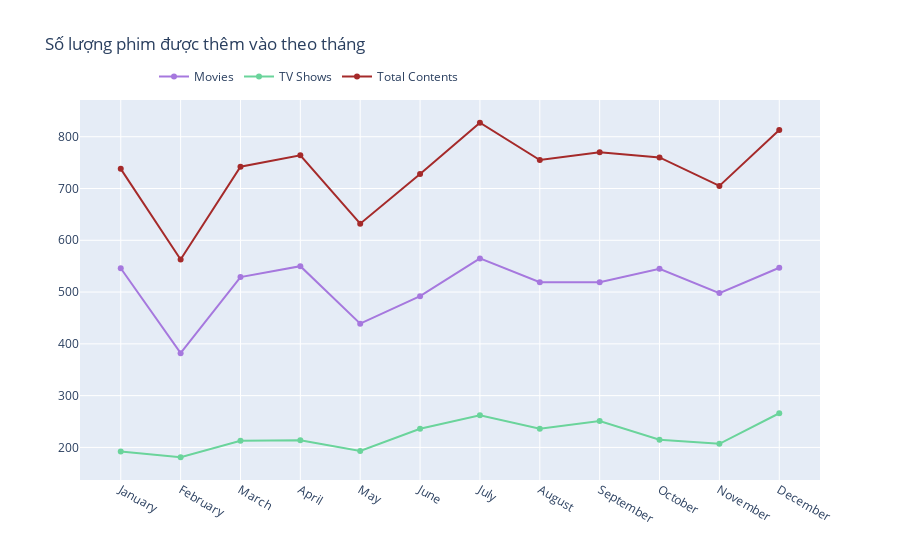

The notebook cell this image was saved under:
### Markdown cell above
### Nhận xét về số lượng phim được thêm vào theo tháng

### Code cell
df["date_added"] = pd.to_datetime(df['date_added'])

df['month_added']=df['date_added'].dt.month
df['month_name_added']=df['date_added'].dt.month_name()
df['year_added'] = df['date_added'].dt.year

df.drop('date_added',axis=1,inplace=True)

df_tv = df[df["type"] == "TV Show"]
df_movies = df[df["type"] == "Movie"]

df_content = df[['month_added','month_name_added']].value_counts().reset_index().rename(columns = {
    0 : 'count'}).sort_values('month_added').drop('month_added',axis=1)
df_content['percent'] = df_content['count'].apply(lambda x : 100*x/sum(df_content['count']))


df_tv2 = df_tv[['month_added','month_name_added']].value_counts().reset_index().rename(columns = {
    0 : 'count'}).sort_values('month_added').drop('month_added',axis=1)
df_tv2['percent'] = df_tv2['count'].apply(lambda x : 100*x/sum(df_tv2['count']))


df_movies2 = df_movies[['month_added','month_name_added']].value_counts().reset_index().rename(columns = {
    0 : 'count'}).sort_values('month_added').drop('month_added',axis=1)
df_movies2['percent'] = df_movies2['count'].apply(lambda x : 100*x/sum(df_movies2['count']))

t1 = go.Scatter(x=df_movies2['month_name_added'], y=df_movies2["count"], name="Movies", marker=dict(color="#a678de"))
t2 = go.Scatter(x=df_tv2['month_name_added'], y=df_tv2["count"], name="TV Shows", marker=dict(color="#6ad49b"))
t3 = go.Scatter(x=df_content['month_name_added'], y=df_content["count"], name="Total Contents", marker=dict(color="Brown"))


data = [t1, t2, t3]

layout = go.Layout(title="Số lượng phim được thêm vào theo tháng", legend=dict(x=0.1, y=1.1, orientation="h"))
fig = go.Figure(data, layout=layout)
fig.show()

### Figure 1 — Plotly figure (JSON) as saved in the notebook; plotly's stock layout.template omitted (floating-point values rounded to 4 significant figures)
{"data": [{"marker": {"color": "#a678de"}, "name": "Movies", "type": "scatter", "x": ["January", "February", "March", "April", "May", "June", "July", "August", "September", "October", "November", "December"], "y": [546, 382, 529, 550, 439, 492, 565, 519, 519, 545, 498, 547]}, {"marker": {"color": "#6ad49b"}, "name": "TV Shows", "type": "scatter", "x": ["January", "February", "March", "April", "May", "June", "July", "August", "September", "October", "November", "December"], "y": [192, 181, 213, 214, 193, 236, 262, 236, 251, 215, 207, 266]}, {"marker": {"color": "Brown"}, "name": "Total Contents", "type": "scatter", "x": ["January", "February", "March", "April", "May", "June", "July", "August", "September", "October", "November", "December"], "y": [738, 563, 742, 764, 632, 728, 827, 755, 770, 760, 705, 813]}], "layout": {"legend": {"orientation": "h", "x": 0.1, "y": 1.1}, "title": {"text": "Số lượng phim được thêm vào theo tháng"}}}
